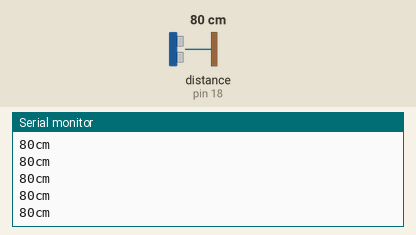
A sketch run on a simulated Arduino Uno, built with avr-gcc and run on an emulated ATmega328P. Parts: the last lines printed to the serial monitor. The inputs (shaded band) are chosen by the test bench; at power-on: distance to the obstacle (sensor on pin 18) 80 cm.

Above: at 1.2 s.
1.3 s: distance to the obstacle (sensor on pin 18) set to 35 cm
At 2.4 s:
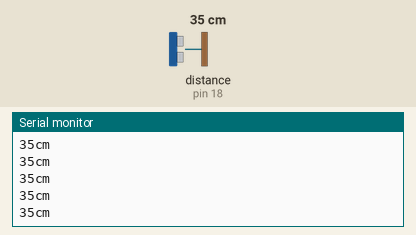
4.3 s: distance to the obstacle (sensor on pin 18) set to 2 cm
At 5.2 s:
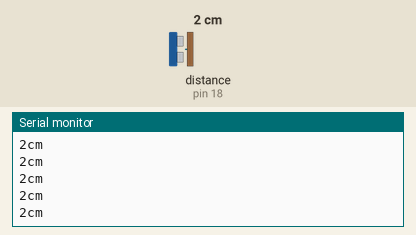
Timing chart, 0 to 7.3 s (numbered marks = the images above; inputs shaded):
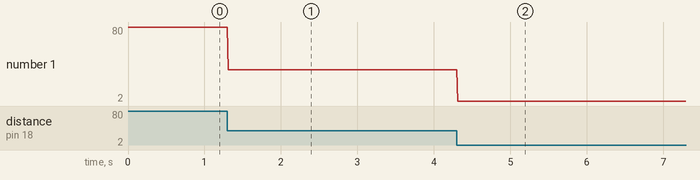

Measured:
- after the input at 1.3 s, the serial monitor: prints a new line at once (image 1)
- after the input at 4.3 s, the serial monitor: prints a new line at once (image 2)
- plotted number 1: 80 → 35 after the input at 1.3 s, 35 → 2 after the input at 4.3 s

The sketch:

UltrasonicDemo_a.ino
```cpp
#include "Ultrasonic.h"

Ultrasonic ultrasonic(17,18);

void setup() {
 Serial.begin(9600);
 pinMode(17, OUTPUT);
 pinMode(18, INPUT);
}

void loop()
{

   Serial.print(ultrasonic.Ranging(CM));
   Serial.println("cm");

   delay(10);
}
```
